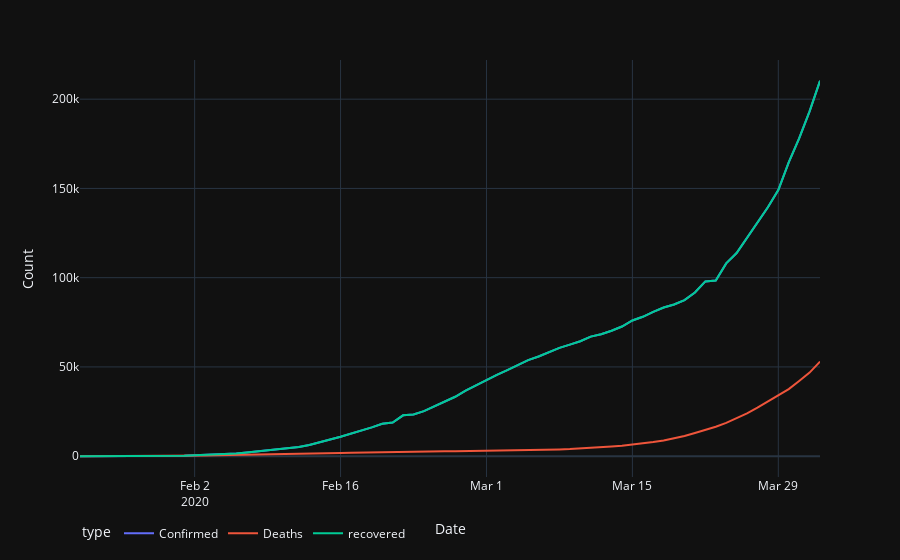

Here is the notebook cell this chart was saved with:
### Code cell
import plotly_express as px
def plot_timeseries(df):
    fig = px.line(df, x='Date', y='Count', color='type',template='plotly_dark')
    fig.update_layout(legend_orientation="h")
    return(fig)

fig = plot_timeseries(corona_sums)
fig.show()
